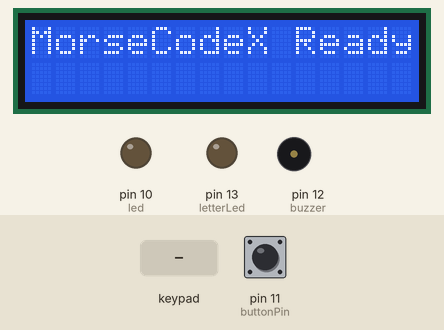
Bench run of a sketch on a simulated Arduino Uno, built with avr-gcc and run on an emulated ATmega328P. Parts: 16×2 character LCD, output pins drawn as LEDs (lit = HIGH), buzzer (waves = sounding). The inputs (shaded band) are chosen by the test bench; at power-on: pin 11 (buttonPin) HIGH.

Above: at 0.1 s.
2.8 s: keypad keys 2 A B C D pressed 0.4 s apart
At 4.8 s:
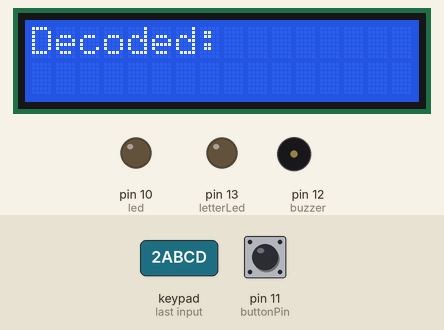
7.8 s: key '1' pressed
10.8 s: pin 11 (buttonPin) pulled LOW for 1 s
At 14.3 s:
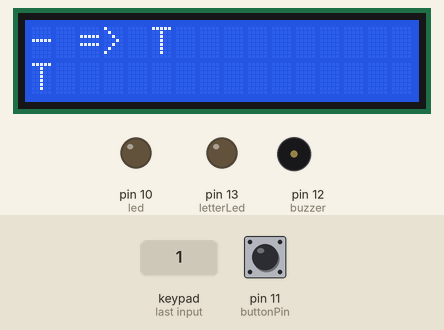
14.8 s: pin 11 (buttonPin) pulled LOW for 0.15 s
At 17.4 s:
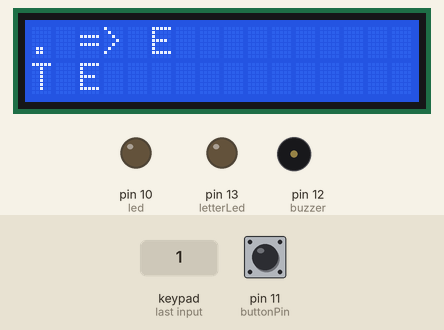
17.9 s: keypad keys 9 8 7 6 pressed 0.4 s apart
At 19.6 s:
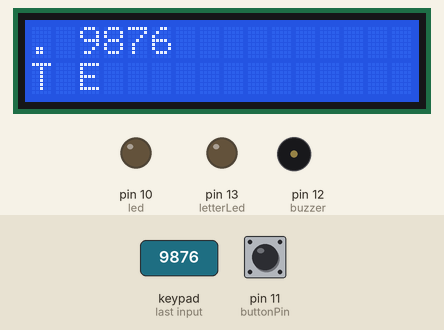
21.0 s: pin 11 (buttonPin) pulled LOW for 0.15 s
At 23.3 s:
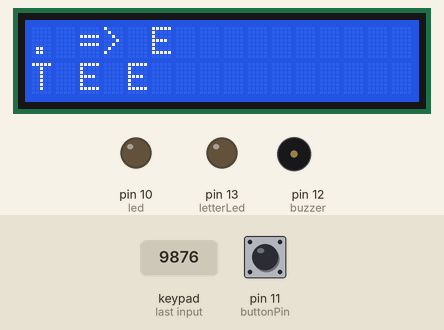
Timing chart, 0 to 24.8 s (numbered marks = the images above; inputs shaded):
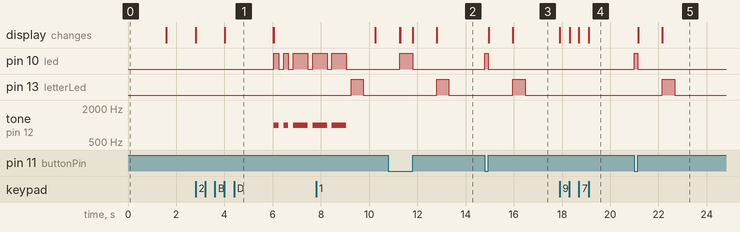

Measured:
- after the input at 2.8 s, pin 10 (led): goes HIGH 0.20 s, LOW 0.20 s, HIGH 0.20 s, LOW 0.20 s, HIGH 0.60 s, LOW 0.20 s, then HIGH, starting after 3.3 s; tone on pin 12 (buzzer): goes 1000 Hz 0.20 s, silent 0.20 s, 1000 Hz 0.20 s, silent 0.20 s, 1000 Hz 0.60 s, silent 0.20 s, then 1000 Hz, starting after 3.3 s
- after the input at 10.8 s, pin 10 (led): LOW → HIGH after 0.46 s, → LOW 0.54 s later; pin 13 (letterLed): LOW → HIGH after 2.0 s, → LOW 0.51 s later
- after the input at 14.8 s, pin 10 (led): LOW → HIGH at once, → LOW 0.15 s later; pin 13 (letterLed): LOW → HIGH after 1.2 s, → LOW 0.51 s later; the display: first changes after 0.16 s (image 3 shows a later state)
- after the input at 17.9 s, the display: first changes at once (image 4 shows a later state)
- after the input at 21.0 s, pin 10 (led): LOW → HIGH at once, → LOW 0.15 s later; pin 13 (letterLed): LOW → HIGH after 1.1 s, → LOW 0.52 s later; the display: first changes after 0.16 s (image 5 shows a later state)

The sketch:

MorseCodeX.ino
```cpp
#include <Wire.h>
#include <LiquidCrystal_I2C.h>
#include <Keypad.h>

// LCD setup
LiquidCrystal_I2C lcd(0x20, 16, 2);

// Keypad setup
const byte ROWS = 4;
const byte COLS = 4;
char keys[ROWS][COLS] = {
  {'1','2','3','A'},
  {'4','5','6','B'},
  {'7','8','9','C'},
  {'*','0','#','D'}
};
byte rowPins[ROWS] = {9, 8, 7, 6};
byte colPins[COLS] = {5, 4, 3, 2};
Keypad keypad = Keypad(makeKeymap(keys), rowPins, colPins, ROWS, COLS);

// T9 map
const char* t9Map[10] = {
  " 0", "1", "2ABC", "3DEF", "4GHI", "5JKL", "6MNO", "7PQRS", "8TUV", "9WXYZ"
};

// Morse table
struct MorseEntry {
  char letter;
  const char* code;
};
MorseEntry morseTable[] = {
  {'A', ".-"}, {'B', "-..."}, {'C', "-.-."}, {'D', "-.."}, {'E', "."},
  {'F', "..-."}, {'G', "--."}, {'H', "...."}, {'I', ".."}, {'J', ".---"},
  {'K', "-.-"}, {'L', ".-.."}, {'M', "--"}, {'N', "-."}, {'O', "---"},
  {'P', ".--."}, {'Q', "--.-"}, {'R', ".-."}, {'S', "..."}, {'T', "-"},
  {'U', "..-"}, {'V', "...-"}, {'W', ".--"}, {'X', "-..-"}, {'Y', "-.--"},
  {'Z', "--.."}, {'0', "-----"}, {'1', ".----"}, {'2', "..---"},
  {'3', "...--"}, {'4', "....-"}, {'5', "....."}, {'6', "-...."},
  {'7', "--..."}, {'8', "---.."}, {'9', "----."}, {' ', "/"}
};

// Pin assignments
const byte led = 10;        // LED for Morse input and transmission
const byte letterLed = 13;   // LED for letter completion (encoding/decoding)
const byte buzzer = 12;
const byte buttonPin = 11;

// T9 variables
char lastKey = '\0';
int pressCount = 0;
unsigned long lastPressTime = 0;
const unsigned long t9Timeout = 600;
char currentChar = '\0';

String message = "";
int cursorPos = 0;

// Morse decoding variables
unsigned long pressStart = 0;
unsigned long lastRelease = 0;
bool isPressing = false;
String currentSymbol = "";
String decodedMessage = "";

const int dotThreshold = 300;
const int letterPause = 1000;
const int wordPause = 2000;

void setup() {
  pinMode(led, OUTPUT);
  pinMode(letterLed, OUTPUT);
  pinMode(buzzer, OUTPUT);
  pinMode(buttonPin, INPUT_PULLUP);
  digitalWrite(led, LOW);
  digitalWrite(letterLed, LOW);
  noTone(buzzer);

  lcd.init();
  lcd.backlight();
  lcd.setCursor(0, 0);
  lcd.print("MorseCodeX Ready");
  delay(1500);
  lcd.clear();
}

void loop() {
  unsigned long now = millis();
  handleT9(now);
  handleButtonInput(now);
}

void handleT9(unsigned long now) {
  char key = keypad.getKey();
  if (!key) return;

  if (key >= '0' && key <= '9') {
    if (key == lastKey && (now - lastPressTime) < t9Timeout) {
      pressCount++;
    } else {
      if (lastKey != '\0') {
        message += currentChar;
        cursorPos++;
      }
      pressCount = 0;
      lastKey = key;
    }

    lastPressTime = now;
    const char* letters = t9Map[key - '0'];
    int len = strlen(letters);
    currentChar = letters[pressCount % len];

    int row = (cursorPos < 16) ? 0 : 1;
    int col = cursorPos % 16;
    lcd.setCursor(col, row);
    lcd.print(currentChar);
  }

  else if (key == '*') { // Backspace
    if (cursorPos > 0) {
      cursorPos--;
      message.remove(message.length() - 1);
      int row = (cursorPos < 16) ? 0 : 1;
      int col = cursorPos % 16;
      lcd.setCursor(col, row);
      lcd.print(" ");
      lcd.setCursor(col, row);
    }
    lastKey = '\0';
  }

  else if (key == '#') { // Clear
    message = "";
    cursorPos = 0;
    lcd.clear();
    lastKey = '\0';
  }

  else if (key == 'D') { // Play Morse
    if (lastKey != '\0') {
      message += currentChar;
      cursorPos++;
      lastKey = '\0';
    }
    lcd.clear();
    lcd.print("Sending Morse...");
    sendMessageAsMorse(message);
    lcd.clear();
    lcd.print("Done");
    delay(1000);
    lcd.clear();
    lcd.print(message.substring(max(0, message.length() - 16)));
  }

  else if (key == 'C') { // Show Decoded Message
    lcd.clear();
    lcd.print("Decoded:");
    lcd.setCursor(0, 1);
    lcd.print(decodedMessage.substring(max(0, decodedMessage.length() - 16)));
    delay(2000);
    lcd.clear();
    lcd.print(message.substring(max(0, message.length() - 16)));
  }

  // Commit last char after timeout
  if (lastKey != '\0' && (now - lastPressTime) > t9Timeout) {
    message += currentChar;
    cursorPos++;
    lastKey = '\0';
    pressCount = 0;
  }
}

void sendMessageAsMorse(String msg) {
  msg.toUpperCase();
  for (int i = 0; i < msg.length(); i++) {
    char c = msg[i];
    const char* code = lookupMorse(c);
    for (int j = 0; code[j] != '\0'; j++) {
      playMorseSymbol(code[j]);
    }
    // Light up letterLed for 500ms after each letter is transmitted
    digitalWrite(letterLed, HIGH);
    delay(500);
    digitalWrite(letterLed, LOW);
    delay(c == ' ' ? wordPause - 500 : letterPause - 500);
  }
}

const char* lookupMorse(char c) {
  c = toupper(c);
  for (int i = 0; i < sizeof(morseTable) / sizeof(MorseEntry); i++) {
    if (morseTable[i].letter == c) return morseTable[i].code;
  }
  return "";
}

void playMorseSymbol(char symbol) {
  int duration = (symbol == '.') ? 200 : 600;
  digitalWrite(led, HIGH);
  tone(buzzer, 1000);
  delay(duration);
  digitalWrite(led, LOW);
  noTone(buzzer);
  delay(200);
}

void handleButtonInput(unsigned long now) {
  bool buttonState = digitalRead(buttonPin) == LOW;

  if (buttonState && !isPressing) {
    isPressing = true;
    pressStart = now;
    digitalWrite(led, HIGH);
  }

  if (!buttonState && isPressing) {
    isPressing = false;
    unsigned long duration = now - pressStart;
    digitalWrite(led, LOW);

    if (duration < dotThreshold) {
      currentSymbol += ".";
    } else {
      currentSymbol += "-";
    }
    lastRelease = now;

    // Immediate LCD feedback for dot or dash
    lcd.clear();
    lcd.setCursor(0, 0);
    lcd.print(currentSymbol);
    lcd.setCursor(0, 1);
    int len = decodedMessage.length();
    lcd.print(decodedMessage.substring(len > 16 ? len - 16 : 0));
  }

  if (!isPressing && currentSymbol.length() > 0 && (now - lastRelease) > letterPause) {
    char decoded = decodeMorse(currentSymbol);
    decodedMessage += decoded;

    // Light up letterLed for 500ms when a letter is decoded
    digitalWrite(letterLed, HIGH);
    lcd.clear();
    lcd.setCursor(0, 0);
    lcd.print(currentSymbol + " => " + decoded);
    lcd.setCursor(0, 1);
    int len = decodedMessage.length();
    lcd.print(decodedMessage.substring(len > 16 ? len - 16 : 0));
    delay(500);
    digitalWrite(letterLed, LOW);

    currentSymbol = "";
  }

  if (!isPressing && (now - lastRelease) > wordPause && lastRelease != 0) {
    if (!decodedMessage.endsWith(" ")) {
      decodedMessage += " ";
      int len = decodedMessage.length();
      lcd.setCursor(0, 1);
      lcd.print(decodedMessage.substring(len > 16 ? len - 16 : 0));
    }
    lastRelease = 0;
  }
}

char decodeMorse(String code) {
  for (int i = 0; i < sizeof(morseTable) / sizeof(MorseEntry); i++) {
    if (code.equals(morseTable[i].code)) return morseTable[i].letter;
  }
  return '?';
}
```
